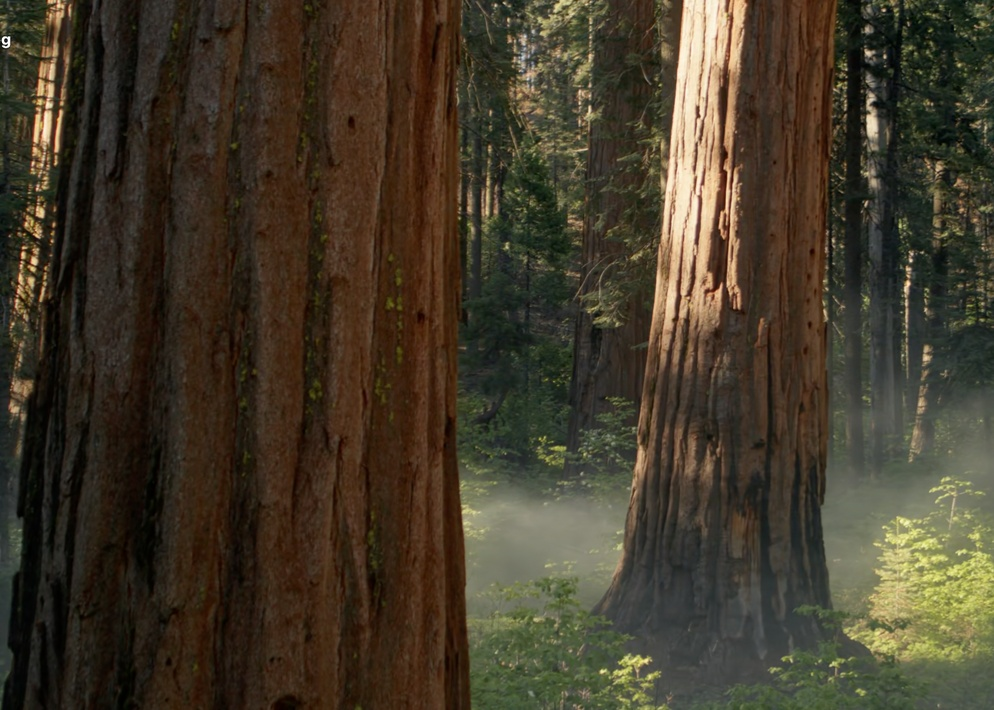
#> input picture flower.jpeg, 994 x 710 px, shrunk from 1500 x 1072 before the run
$ python histogram.py
#> lines starting #> are read from the running program, lines starting #| are printed output that depends on the picture
import cv2
import numpy as np
import matplotlib.pyplot as plt

def histocalc(image):
    histogram=np.zeros(256)
    rows,cols=image.shape
    for i in range(rows):
        for j in range(cols):
            intensity=image[i,j]
            histogram[intensity]+=1
    pdf=histogram/(rows*cols)
    return histogram,pdf

def cdfcalc(pdf):
    cdf=np.cumsum(pdf)
    cdf=cdf*255
    cdf=cdf.astype('uint8')
    return cdf

def equaizationl(cdf,image):
    eq=np.zeros_like(image)
    rows,cols=image.shape
    for i in range(rows):
        for j in range(cols):
            eq[i,j]=cdf[image[i,j]]
    return eq

image=cv2.imread("flower.jpeg",cv2.IMREAD_GRAYSCALE)
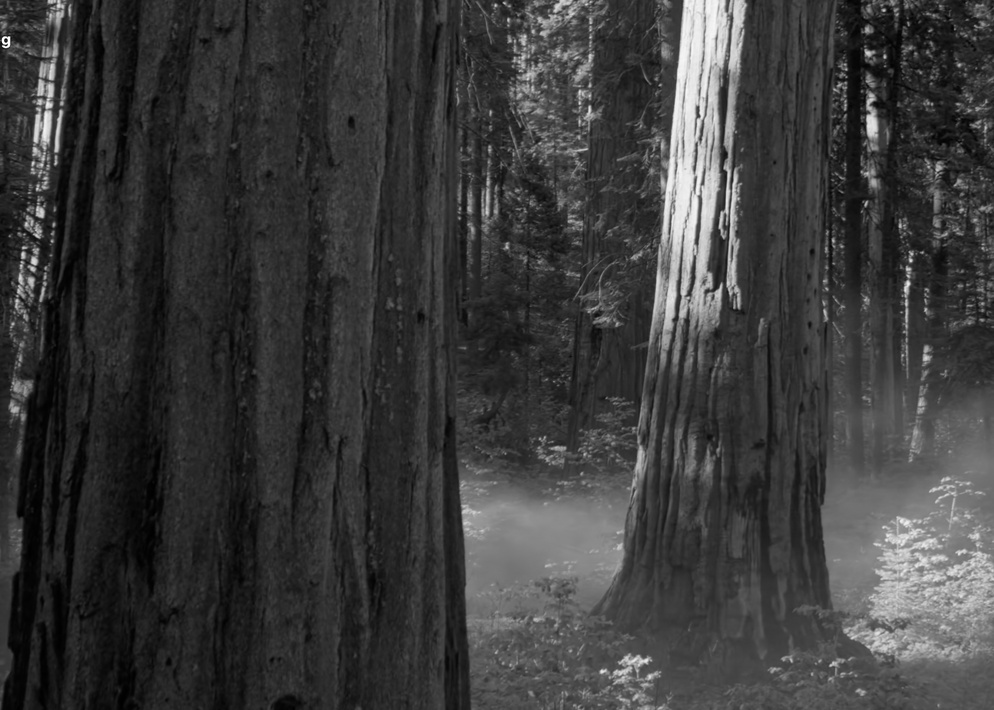
#> image: shape (710, 994); min 0, max 255, mean 59.3
hist,pdf=histocalc(image)
#> after the loop in histocalc, `for i in range(rows):`: histogram = 256 values, max 15237 at index 43, min 1 at index 248, mean 2756.8
#> in histocalc, `pdf=histogram/(rows*cols)`: pdf = 256 values, max 0.0216 at index 43, min 1.42e-06 at index 248, mean 0.00391
#> hist has the same summary as histogram in histocalc
cdf=cdfcalc(pdf)
#> in cdfcalc, `cdf=np.cumsum(pdf)`: cdf = 256 values from 5.38e-05 to 1
#> in cdfcalc, `cdf=cdf*255`: cdf = 256 values from 0.0137 to 255
#> in cdfcalc, `cdf=cdf.astype('uint8')`: cdf = 256 values from 0 to 254
#> cdf = 256 values from 0 to 254
equ=equaizationl(cdf,image)
#> after the loop in equaizationl, `for i in range(rows):`:
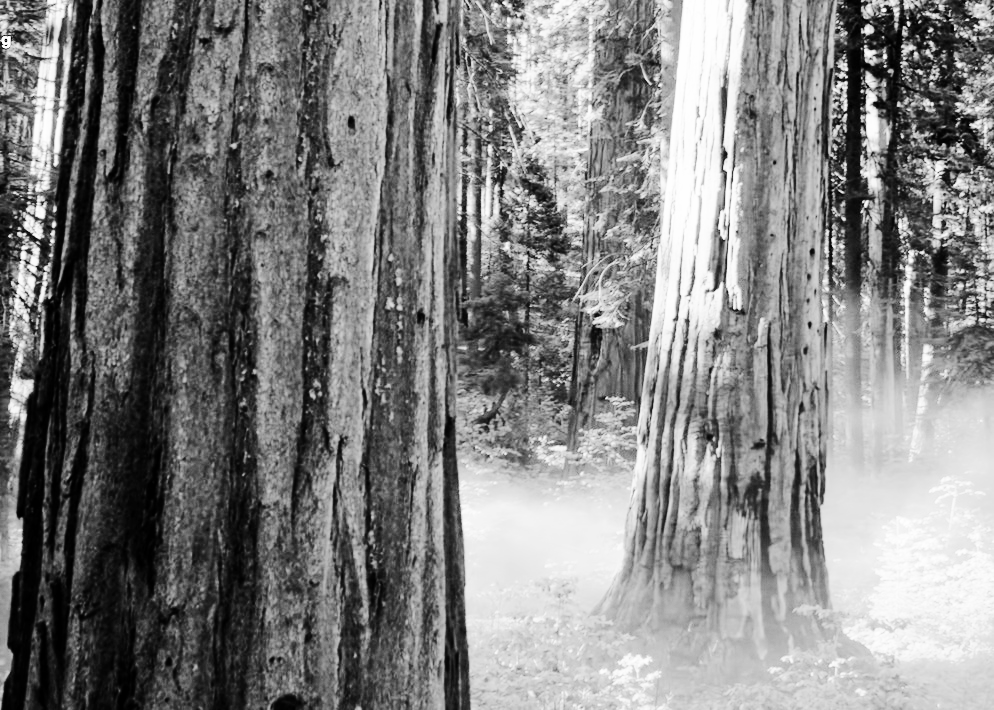
#> eq: shape (710, 994); min 0, max 254, mean 128.5

plt.figure(figsize=(12,6))
plt.subplot(1,2,1)
plt.imshow(image)
plt.subplot(1,2,2)
plt.imshow(equ)
plt.show()
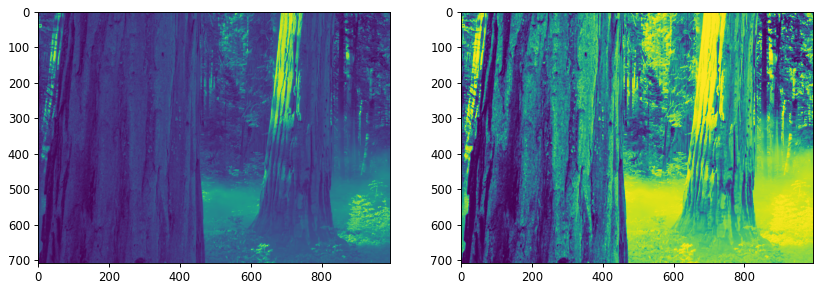
#> figure drawn by matplotlib, 2 panels

#calculate histogram and pdf
